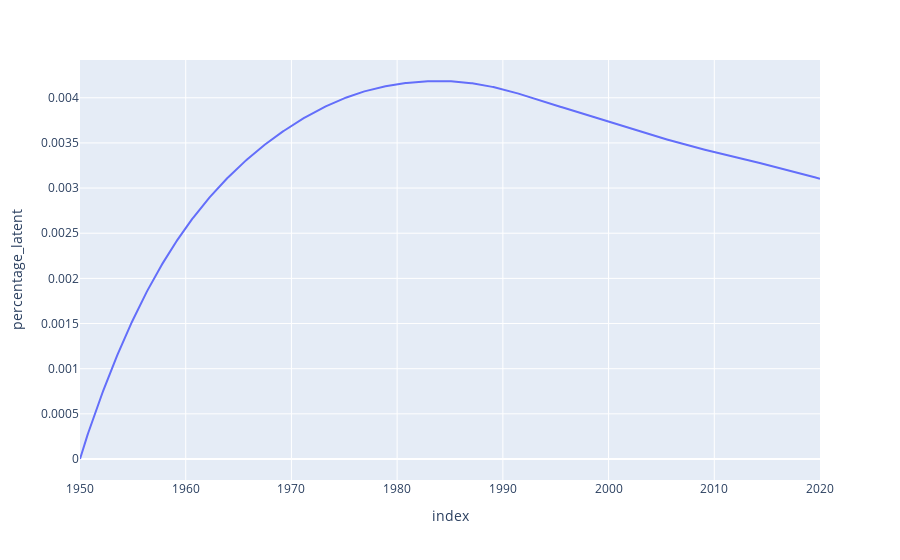

Notebook code for this chart:
### Code cell
fig = px.line(derived_df_0, x=derived_df_0.index, y="percentage_latent")
fig.show()

### Figure 1 — Plotly figure (JSON) as saved in the notebook; plotly's stock layout.template omitted (floating-point values rounded to 4 significant figures; data arrays with more than 128 entries replaced by an {"elided": "..."} marker saying what was removed)
{"data": [{"hovertemplate": "index=%{x}<br>percentage_latent=%{y}<extra></extra>", "legendgroup": "", "line": {"color": "#636efa", "dash": "solid"}, "marker": {"symbol": "circle"}, "mode": "lines", "name": "", "orientation": "v", "showlegend": false, "type": "scatter", "x": {"elided": "701 float values"}, "xaxis": "x", "y": {"elided": "701 float values"}, "yaxis": "y"}], "layout": {"legend": {"tracegroupgap": 0}, "margin": {"t": 60}, "xaxis": {"anchor": "y", "domain": [0, 1], "title": {"text": "index"}}, "yaxis": {"anchor": "x", "domain": [0, 1], "title": {"text": "percentage_latent"}}}}
